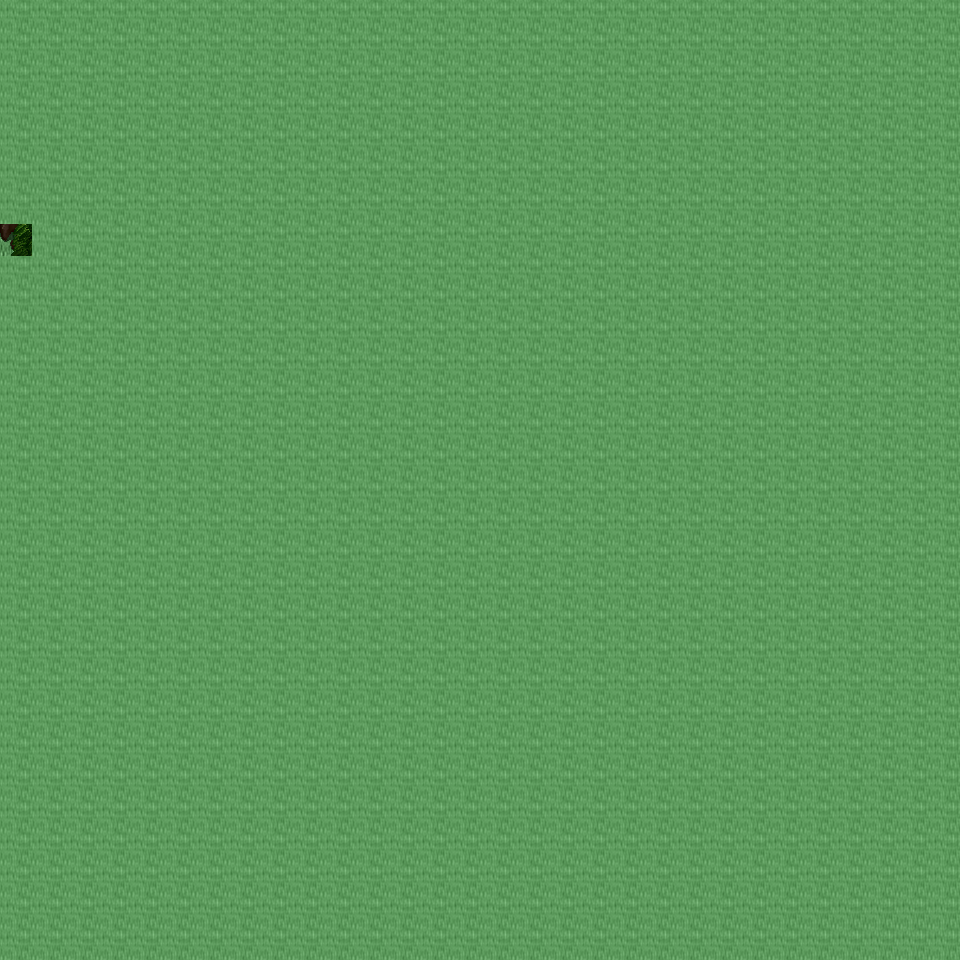

This game map was drawn from its Tiled (.tmx) file and the tilesets committed beside it. A one-line description and the trimmed map source follow:
An orthogonal 30x30 tile map with 32x32 px tiles, 6 tile layers (Ground, Object, Object2, Above, ...), 16 tilesets and 1 object (mapchange).

<map version="1.0" orientation="orthogonal" renderorder="right-down" width="30" height="30" tilewidth="32" tileheight="32" nextobjectid="2">
  <tileset firstgid="1" name="tileset_ground_ground" tilewidth="32" tileheight="32" tilecount="33" columns="3">
    <image source="../drawable/tileset_ground_ground.png" width="96" height="352" />
  </tileset>
  <tileset firstgid="34" name="tileset_ground_ridge_earth_dark" tilewidth="32" tileheight="32" tilecount="96" columns="12">
    <image source="../drawable/tileset_ground_ridge_earth_dark.png" width="384" height="256" />
  </tileset>
  <tileset firstgid="130" name="tileset_ground_rock_pebbles" tilewidth="32" tileheight="32" tilecount="3" columns="1">
    <image source="../drawable/tileset_ground_rock_pebbles.png" width="32" height="96" />
  </tileset>
  <tileset firstgid="133" name="tileset_plant_grasses" tilewidth="32" tileheight="32" tilecount="6" columns="3">
    <image source="../drawable/tileset_plant_grasses.png" width="96" height="64" />
  </tileset>
  <tileset firstgid="139" name="tileset_ground_grass_corners" tilewidth="32" tileheight="32" tilecount="24" columns="6">
    <image source="../drawable/tileset_ground_grass_corners.png" width="192" height="128" />
  </tileset>
  <tileset firstgid="163" name="tileset_ground_grass_edges" tilewidth="32" tileheight="32" tilecount="36" columns="12">
    <image source="../drawable/tileset_ground_grass_edges.png" width="384" height="96" />
  </tileset>
  <tileset firstgid="199" name="tileset_plant_flower_daisy_white" tilewidth="32" tileheight="32" tilecount="8" columns="2">
    <image source="../drawable/tileset_plant_flower_daisy_white.png" width="64" height="128" />
  </tileset>
  <tileset firstgid="207" name="tileset_plant_flower_daisy_yellow" tilewidth="32" tileheight="32" tilecount="8" columns="2">
    <image source="../drawable/tileset_plant_flower_daisy_yellow.png" width="64" height="128" />
  </tileset>
  <tileset firstgid="215" name="tileset_plant_stump_stump_green" tilewidth="32" tileheight="32" tilecount="4" columns="2">
    <image source="../drawable/tileset_plant_stump_stump_green.png" width="64" height="64" />
  </tileset>
  <tileset firstgid="219" name="tileset_plant_tree_tree_darkgreen" tilewidth="32" tileheight="32" tilecount="88" columns="8">
    <image source="../drawable/tileset_plant_tree_tree_darkgreen.png" width="256" height="352" />
  </tileset>
  <tileset firstgid="307" name="tileset_logic_collision" tilewidth="32" tileheight="32" tilecount="1" columns="1">
    <image source="../drawable/tileset_logic_collision.png" width="32" height="32" />
  </tileset>
  <tileset firstgid="308" name="tileset_plant_tree_dead_tree_5" tilewidth="32" tileheight="32" tilecount="20" columns="4">
    <image source="../drawable/tileset_plant_tree_dead_tree_5.png" width="128" height="160" />
  </tileset>
  <tileset firstgid="328" name="tileset_plant_tree_dead_tree_6" tilewidth="32" tileheight="32" tilecount="20" columns="4">
    <image source="../drawable/tileset_plant_tree_dead_tree_6.png" width="128" height="160" />
  </tileset>
  <tileset firstgid="348" name="tileset_plant_tree_dead_tree_7" tilewidth="32" tileheight="32" tilecount="20" columns="4">
    <image source="../drawable/tileset_plant_tree_dead_tree_7.png" width="128" height="160" />
  </tileset>
  <tileset firstgid="368" name="tileset_plant_bush_large_dead" tilewidth="32" tileheight="32" tilecount="2" columns="1">
    <image source="../drawable/tileset_plant_bush_large_dead.png" width="32" height="64" />
  </tileset>
  <tileset firstgid="370" name="tileset_plant_bush_large_wide_dead" tilewidth="32" tileheight="32" tilecount="4" columns="2">
    <image source="../drawable/tileset_plant_bush_large_wide_dead.png" width="64" height="64" />
  </tileset>
  <layer name="Ground" width="30" height="30">
    <data>[900 cells, 240 non-empty, 1 distinct tile ids]</data>
  </layer>
  <layer name="Object" width="30" height="30">
    <data>[900 cells, 0 non-empty, 0 distinct tile ids]</data>
  </layer>
  <layer name="Object2" width="30" height="30">
    <data>[900 cells, 24 non-empty, 12 distinct tile ids]</data>
  </layer>
  <layer name="Above" width="30" height="30">
    <data>[900 cells, 240 non-empty, 20 distinct tile ids]</data>
  </layer>
  <layer name="Above2" width="30" height="30">
    <data>[900 cells, 0 non-empty, 0 distinct tile ids]</data>
  </layer>
  <layer name="Walkable" width="30" height="30">
    <data>[900 cells, 899 non-empty, 1 distinct tile ids]</data>
  </layer>
  <objectgroup name="MapEvents">
    <object id="1" name="west" type="mapchange" x="0" y="224" width="32" height="32">
      <properties>
        <property name="map" value="0_ados_mountain_n2_w2_x0_y4" />
        <property name="place" value="east" />
      </properties>
    </object>
  </objectgroup>
</map>
